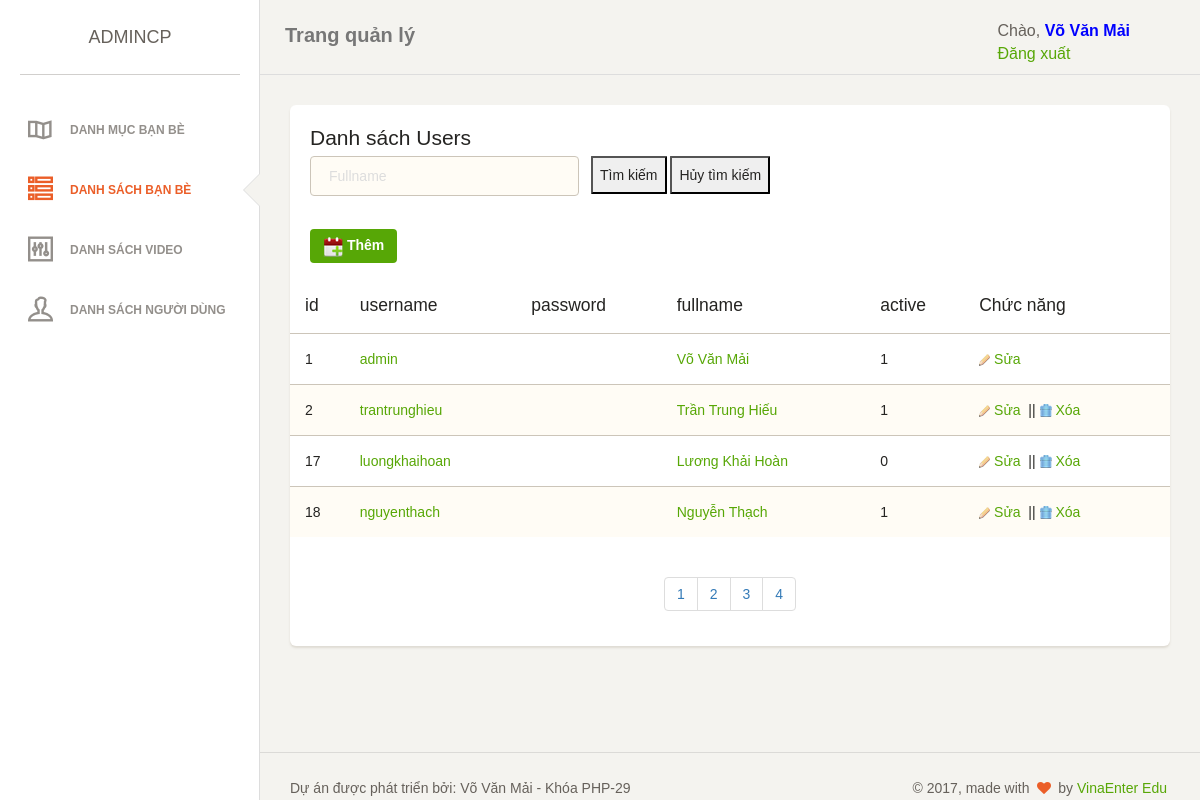
/admin/indexUser.php (signed in), run on the app's committed database.
### tables this page shows
CREATE TABLE `user` (
  `id` int(10) NOT NULL,
  `username` varchar(100) NOT NULL,
  `password` varchar(100) NOT NULL,
  `fullname` varchar(100) NOT NULL,
  `active` int(10) NOT NULL
);

### admin/indexUser.php (the view, shortened to what this page needs)
<?php
    require_once $_SERVER['DOCUMENT_ROOT'].'/templates/admin/req/header.php';
?>
<body>
<div class="wrapper">
	<div class="sidebar" data-background-color="white" data-active-color="danger">
    	   <?php
                require_once $_SERVER['DOCUMENT_ROOT'].'/templates/admin/req/left_bar.php';
           ?>
    </div>
    <div class="main-panel">
		<nav class="navbar navbar-default">
           <div class="container-fluid">
                <div class="navbar-header">
                    <a class="navbar-brand" href="/admin">Trang quản lý</a>
                </div>
              <?php
                    require_once $_SERVER['DOCUMENT_ROOT'].'/templates/admin/req/noi_logout.php';
                ?>
            </div>
        </nav>
        <div class="content">
            <div class="container-fluid">
                <div class="row">
                    <div class="col-md-12">
                        <div class="card">
                            <div class="header">
                                <h4 class="title">Danh sách Users </h4>
                                <form action="" method="post">
                                	<div class="row">
                                        <div class="col-md-4">
                                            <div class="form-group">
                                                <input type="text" name="fullname" class="form-control border-input" placeholder="Fullname" value="">
                                            </div>
                                        </div>
                                        <div class="col-md-4">
                                        	<div class="form-group">
		                                        <input type="submit" name="search" value="Tìm kiếm" class="is" />
		                                        <input type="submit" name="reset" value="Hủy tìm kiếm" class="is" />
	                                        </div>
                                        </div>
                                    </div>
                                </form>
                                <a href="addUser.php" class="addtop"><img src="/templates/admin/assets/img/add.png" alt="" /> Thêm</a>
                            </div>
                            <div class="content table-responsive table-full-width">
                                <table class="table table-striped">
                                    <thead>
                                        <th>id</th>
                                    	<th>username</th>
                                    	<th>password</th>
                                        <th>fullname</th>
                                        <th>active</th>
                                    	<th>Chức năng</th>
                                    </thead>
                                    <tbody>
                                    <?php
                                        $query="SELECT * FROM user";
                                        $result=$mysqli->query($query);
                                        while($arUsers=mysqli_fetch_assoc($result)){
                                            $id=$arUsers['id'];
                                            $username=$arUsers['username'];
                                            $fullname=$arUsers['fullname'];
                                            $active=$arUsers['active'];
                                            $urlDel="delUser.php?id=$id";
                                            $urlEdit="editUser.php?id=$id";
                                    ?>
                                            <tr>
                                            <td><?php echo $id ?></td>
                                            <td><a href="edit.html"><?php echo $username ?></a></td>
                                            <td></td>
                                            <td><a href="edit.html"><?php echo $fullname ?></a></td>
                                            <td><?php echo $active ?></td>
                                            <td>
                                                <a href="<?php echo $urlEdit; ?>"><img src="/templates/admin/assets/img/edit.gif" alt="" /> Sửa</a>
                                                <?php
                                                    if($username!="admin"){
                                                  ?>
                                                        &nbsp;||&nbsp;<a href="<?php echo $urlDel ?>"onclick="return confirm('Bạn có chắn chắn xóa không ?');"><img src="/templates/admin/assets/img/del.gif" alt="" /> Xóa</a>
                                                   <?php } ?>
                                            </td>
                                        </tr>
                                     <?php } ?>
                                    </tbody>
                                </table>
								<div class="text-center">
								    <ul class="pagination">
								        <li><a href="?p=0" title="">1</a></li>
								        <li><a href="?p=1" title="">2</a></li>
								        <li><a href="?p=1" title="">3</a></li>
								        <li><a href="?p=1" title="">4</a></li>
								    </ul>
								</div>
                            </div>
                        </div>
                    </div>
                </div>
            </div>
        </div>
    <?php
                require_once $_SERVER['DOCUMENT_ROOT'].'/templates/admin/req/footer.php';
     ?>

### data on the page
user: id "1", username "admin", fullname "Võ Văn Mải", active "1"
user: id "2", username "trantrunghieu", fullname "Trần Trung Hiếu", active "1"
user: id "17", username "luongkhaihoan", fullname "Lương Khải Hoàn", active "0"
user: id "18", username "nguyenthach", fullname "Nguyễn Thạch", active "1"

### other printed values
$_SESSION['arUser']['fullname'] "Võ Văn Mải"
